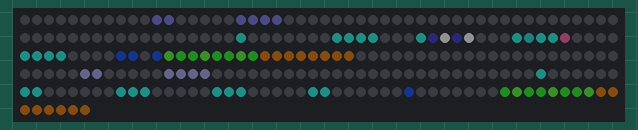
Bench run of a program on a simulated Raspberry Pi Pico running MicroPython. On the bench: 256 RGB LEDs in strip order, left to right, continuing on the next row. Dim RGB values are drawn brighter than linear; random numbers come from a fixed seed.

Above: at 2.0 s.
At 8.8 s:
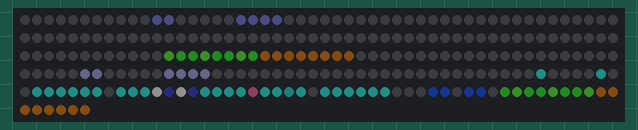
At 10.63 s:
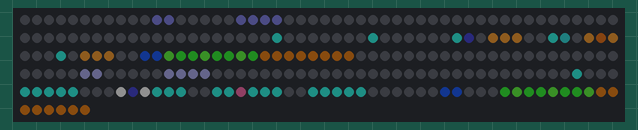

The program:

mampf.py
```python
# Demo: Mampf. Ein runder Knubbel laeuft ueber die Wiese, saugt herabfallendes Essen ein, kaut und
# freut sich. Nach einigen Happen ruelpst er Sterne, nach einer Peperoni rennt er rot gluehend herum.
import time, random, gc
import matrix as m

W, H = m.W, m.H
FRAME_MS = 40
MAX_ITEMS = 3        # so viel Essen liegt hoechstens gleichzeitig herum
SPAWN = 0.007        # Wahrscheinlichkeit pro Bild, dass neues Essen vom Himmel faellt
SPEED = 0.15         # Lauftempo in Pixel pro Bild
HOT_SPEED = 0.4      # Tempo nach einer Peperoni
HOT_FRAMES = 150     # so lange gluehen nach einer Peperoni
BURP_AFTER = 4       # nach so vielen Happen wird geruelpst
SUCK_RANGE = 5       # ab diesem Abstand vor dem Maul wird eingesaugt
GROUND = 14          # erste Bodenzeile

# Mampf nach rechts schauend, 8x6. B = Koerper, W/P = Augen, k = Wange, M = Mund, R = Maul offen,
# F = Fuesse. Der Mund (Zeile 3/4) und die Fuesse (Zeile 5) werden je nach Zustand ersetzt.
BODY = (
    ".B....B.",
    ".BBBBBB.",
    "BBBWPWPB",
    "BBBkBBMB",
    ".BBBBBB.",
)
MOUTH = {"zu": ("BBBkBBMB", ".BBBBBB."),
         "kau": ("BBBkBMMB", ".BBBBBB."),
         "auf": ("BBBkBRRR", ".BBBBRR.")}
FEET = ("..FF.FF.", ".FF...FF")
COL = {"B": (40, 220, 200), "W": (255, 255, 255), "P": (10, 10, 40), "k": (255, 110, 170),
       "M": (20, 60, 60), "R": (220, 0, 60), "F": (30, 90, 255)}
HOT = (255, 80, 30)  # Koerperfarbe nach der Peperoni

# Essen, 3x3: Apfel, Kirschen, Keks, Stern, Peperoni (selten)
ITEMS = (
    (".g.rrrrrr", 5),
    (".g.g.gr.r", 4),
    ("cccchcccc", 4),
    (".y.yyyy.y", 3),
    ("..g.r.r..", 1),
)
ICOL = {"r": (255, 30, 30), "g": (40, 220, 40), "c": (230, 150, 50), "h": (120, 60, 10),
        "y": (255, 220, 0)}
PEPERONI = 4

# Hintergrund: Wiese, Erde und zwei Wolken, einmal vorberechnet
m.clear()
for x in range(W):
    m.set(x, GROUND, (40, 200, 40) if x % 3 else (90, 240, 60))
    m.set(x, GROUND + 1, (140, 80, 20))
for cx, cy in ((2, 1), (10, 3)):
    for dx, dy in ((1, 0), (2, 0), (0, 1), (1, 1), (2, 1), (3, 1)):
        m.set(cx + dx, cy + dy, (120, 130, 170))
BG = bytes(m.buf)

_cache = {}
def sprite(face, mouth, feet, eyes_shut, hot):
    # Pixelliste (dx, dy, Farbe) fuer eine Haltung, einmal berechnet und gemerkt
    key = (face, mouth, feet, eyes_shut, hot)
    if key in _cache:
        return _cache[key]
    rows = list(BODY[:3]) + list(MOUTH[mouth]) + [FEET[feet]]
    if eyes_shut:
        rows[2] = rows[2].replace("W", "P")
    px = []
    for dy, row in enumerate(rows):
        for dx, ch in enumerate(row):
            if ch == ".":
                continue
            c = HOT if (hot and ch == "B") else COL[ch]
            px.append((dx if face > 0 else 7 - dx, dy, c))
    _cache[key] = px
    return px

def spawn():
    kinds = [k for k, (_, w) in enumerate(ITEMS) for _ in range(w)]
    return [random.randrange(0, W - 2), -3.0, 0.0, random.choice(kinds), False]  # x, y, vy, Art, liegt

x = 4.0              # linke Kante des Sprites
y = 0.0              # Hoehe ueber dem Boden (Huepfen)
vy = 0.0
face = 1
state = "laufen"
timer = 0
goal = None          # Ziel beim Herumschlendern
items = []
prey = None          # Essen, das gerade eingesaugt wird
eaten = 0
hot = 0
blink = 0
parts = []           # [x, y, dx, dy, Leben, Farbe]
frame = 0

while True:
    t = time.ticks_ms()
    frame += 1

    # Essen faellt vom Himmel
    if len(items) < MAX_ITEMS and random.random() < SPAWN:
        items.append(spawn())
    for it in items:
        if not it[4] and it is not prey:
            it[2] += 0.05
            it[1] += it[2]
            if it[1] >= GROUND - 3:
                it[1] = GROUND - 3
                it[4] = True

    mouth_x = x + 7.5 if face > 0 else x + 0.5
    speed = HOT_SPEED if hot else SPEED
    mouth = "zu"
    walking = False

    if state == "laufen":
        landed = [it for it in items if it[4]]
        if landed:
            # Standplatz kurz vor dem Essen suchen, von links (Blick nach rechts) oder von rechts
            best = None
            for it in landed:
                c = it[0] + 1.5
                for f, sx in ((1, c - 11.0), (-1, c + 3.0)):
                    sx = max(0.0, min(W - 8.0, sx))
                    if best is None or abs(sx - x) < abs(best[1] - x):
                        best = (f, sx, it)
            f, sx, it = best
            goal = None
            if abs(sx - x) <= speed and y == 0:
                x = sx
                face = f
                state = "saugen"
                prey = it
                prey[2] = 0.0
            else:
                face = 1 if sx > x else -1
                walking = True
        else:
            # nichts zu essen: herumschlendern, ab und zu huepfen
            if goal is None and random.random() < 0.02:
                goal = random.randrange(0, W - 7)
            if goal is not None:
                if abs(goal - x) < speed:
                    goal = None
                else:
                    face = 1 if goal > x else -1
                    walking = True
            if y == 0 and random.random() < 0.006:
                vy = 0.7
        if walking:
            x = max(0.0, min(W - 8.0, x + face * speed))
            if goal is not None and ((x <= 0 and face < 0) or (x >= W - 8 and face > 0)):
                goal = None
    elif state == "saugen":
        mouth = "auf"
        prey[2] += 0.012
        tx = mouth_x - 1.5
        prey[0] += prey[2] if tx > prey[0] else -prey[2]
        prey[1] += (GROUND - 4.5 - prey[1]) * 0.2
        # Windlinien zum Maul
        if random.random() < 0.6:
            wx = mouth_x + face * random.uniform(1, SUCK_RANGE)
            parts.append([wx, GROUND - 3.5 + random.uniform(-1.5, 1.5), -face * 0.5, 0.0, 6,
                          (200, 230, 255)])
        if abs(prey[0] + 1.5 - mouth_x) < 1.2:
            items.remove(prey)
            state = "kauen"
            timer = 25
            eaten += 1
            if prey[3] == PEPERONI:
                hot = HOT_FRAMES
            prey = None
    elif state == "kauen":
        mouth = "kau" if (timer // 4) % 2 else "zu"
        timer -= 1
        if timer == 0:
            state = "ruelpsen" if eaten >= BURP_AFTER else "freuen"
            timer = 20
    elif state == "freuen":
        timer -= 1
        if timer % 7 == 0:
            parts.append([x + 3.5 + random.uniform(-2, 2), GROUND - 7.0, 0.0, -0.15, 12, (255, 60, 140)])
        if timer == 0:
            state = "laufen"
    elif state == "ruelpsen":
        mouth = "auf"
        timer -= 1
        if timer > 8:
            parts.append([mouth_x, GROUND - 3.5, face * random.uniform(0.3, 0.7),
                          random.uniform(-0.5, 0.1), 10, (255, 230, 60)])
        if timer == 0:
            eaten = 0
            state = "laufen"

    # Huepfen
    if vy or y:
        y += vy
        vy -= 0.08
        if y <= 0:
            y = 0.0
            vy = 0.0

    if hot:
        hot -= 1
        if frame % 3 == 0:
            parts.append([x + 3.5 + random.uniform(-2, 2), GROUND - 7.0 - y, 0.0, -0.25, 6, (255, 140, 0)])

    # zeichnen
    m.buf[:] = BG
    for it in items:
        art = ITEMS[it[3]][0]
        ix, iy = int(it[0] + 0.5), int(it[1] + 0.5)
        for k in range(9):
            ch = art[k]
            if ch != ".":
                m.set(ix + k % 3, iy + k // 3, ICOL[ch])
    if blink == 0 and random.random() < 0.012:
        blink = 4
    shut = blink > 0 or state == "freuen" or state == "kauen"
    blink = max(0, blink - 1)
    feet = (int(x * 2) % 2) if walking else 0
    bob = 1 if state == "kauen" and (timer // 4) % 2 else 0     # beim Kauen wippt der Koerper
    sx = int(x + 0.5)
    sy = GROUND - 6 - int(y + 0.5) + bob
    for dx, dy, c in sprite(face, mouth, feet, shut, hot > 0):
        if dy == 5 and bob:
            continue            # Fuesse bleiben am Boden, der Koerper wippt
        m.set(sx + dx, sy + dy, c)
    if bob:
        for dx, dy, c in sprite(face, mouth, feet, shut, hot > 0):
            if dy == 5:
                m.set(sx + dx, GROUND - 1, c)
    for p in parts:
        p[0] += p[2]; p[1] += p[3]; p[4] -= 1
        f = min(255, p[4] * 40)
        c = p[5]
        m.set(int(p[0] + 0.5), int(p[1] + 0.5), (c[0] * f >> 8, c[1] * f >> 8, c[2] * f >> 8))
    parts = [p for p in parts if p[4] > 0]
    m.show()
    if frame % 8 == 0:
        gc.collect()
    time.sleep_ms(max(0, FRAME_MS - time.ticks_diff(time.ticks_ms(), t)))
```

matrix.py
```python
# Gemeinsame Bibliothek fuer alle Demos: 4x WS2812B 8x8 als 16x16-Flaeche an GP22
# Anordnung: 1 links oben, 2 links unten, 3 rechts oben, 4 rechts unten
# Farben werden immer in voller Aufloesung (0-255) angegeben, show() dimmt sie herunter.
import machine, neopixel, micropython, array

PIN = 22
W = H = 16
N = W * H
MAX = 16  # max. Helligkeit pro Kanal (0-255) -> ca. 500 mA gesamt, VSYS gemessen stabil bis MAX 22
# Helligkeitsausgleich je Matrix (1, 2, 3, 4) und Farbkanal (R, G, B).
# Matrix 1 hat andere LEDs: Rot/Gruen doppelt so hell, Blau ca. 1,45x (per Auge abgeglichen)
GAIN = ((0.5, 0.5, 0.69), (1, 1, 1), (1, 1, 1), (1, 1, 1))
# Strombremse: Summe aller Kanaele (0-255) darf das nicht ueberschreiten,
# sonst wird alles gleichmaessig gedimmt. 255 je LED = so viel wie der Regenbogen.
BUDGET = N * 255

_np = neopixel.NeoPixel(machine.Pin(PIN), N)
buf = bytearray(N * 3)  # R, G, B je LED, Index = LED-Nummer in der Kette

# Faktor je LED und Kanal in Festkomma (x1024), damit show() ohne Fliesskomma auskommt
_mul = array.array('H', [round(MAX * GAIN[i // 3 // 64][i % 3] * 1024 / 255) for i in range(N * 3)])

@micropython.viper
def _sum(src: ptr8, n: int) -> int:
    t = 0
    i = 0
    while i < n:
        t += src[i]
        i += 1
    return t

@micropython.viper
def _render(src: ptr8, dst: ptr8, mul: ptr16, n: int, k: int):
    # RGB (0-255) -> gedimmt, korrigiert, gerundet, in GRB-Reihenfolge fuer die WS2812B
    j = 0
    while j < n:
        dst[j + 1] = (src[j] * mul[j] * k + 524288) >> 20
        dst[j] = (src[j + 1] * mul[j + 1] * k + 524288) >> 20
        dst[j + 2] = (src[j + 2] * mul[j + 2] * k + 524288) >> 20
        j += 3

def xy(x, y):
    m = (x // 8) * 2 + (y // 8)
    return m * 64 + (y % 8) * 8 + (x % 8)

def set(x, y, c):
    if 0 <= x < W and 0 <= y < H:
        i = xy(x, y) * 3
        buf[i] = c[0]; buf[i + 1] = c[1]; buf[i + 2] = c[2]

def get(x, y):
    i = xy(x, y) * 3
    return (buf[i], buf[i + 1], buf[i + 2])

def fill(c):
    for i in range(0, N * 3, 3):
        buf[i] = c[0]; buf[i + 1] = c[1]; buf[i + 2] = c[2]

def clear():
    fill((0, 0, 0))

def show():
    tot = _sum(buf, N * 3)
    k = 1024 if tot <= BUDGET else 1024 * BUDGET // tot
    _render(buf, _np.buf, _mul, N * 3, k)
    _np.write()

def wheel(p):
    # Farbrad 0..767, jeweils nur 2 Kanaele aktiv
    p %= 768
    if p < 256:
        return (255 - p, p, 0)
    p -= 256
    if p < 256:
        return (0, 255 - p, p)
    p -= 256
    return (p, 0, 255 - p)
```
